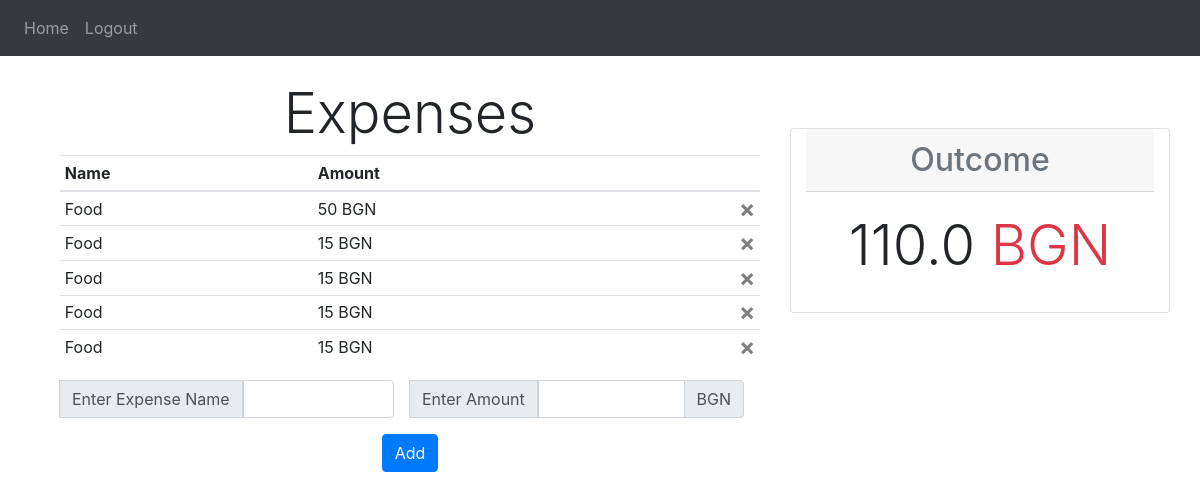
The page /home (signed in) on the database as committed earlier.
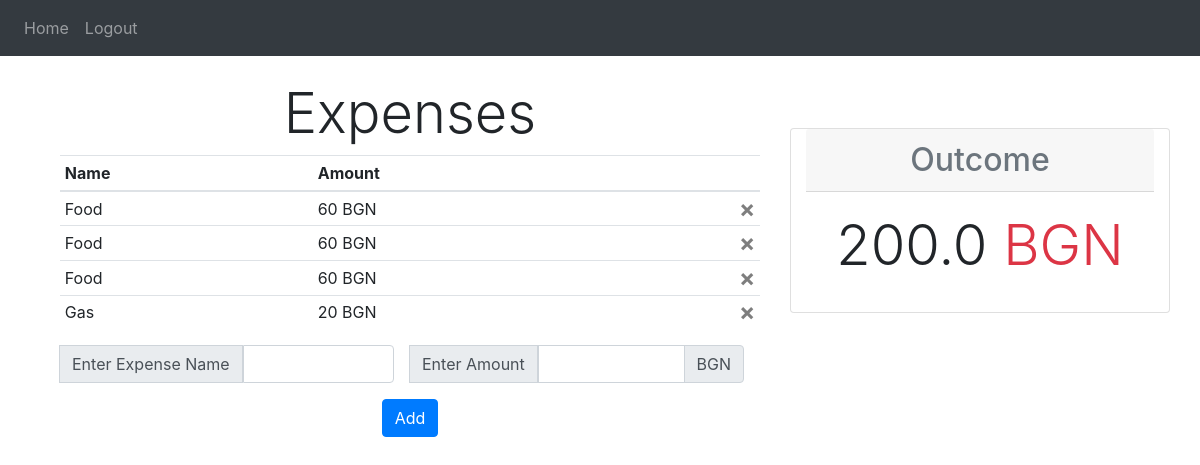
The same page on the database as committed later.
### financetracker/models.py (models this page shows)
class Expense(db.Model):
    id = db.Column(db.Integer, primary_key=True)
    expense_name = db.Column(db.String(150))
    expense_amount = db.Column(db.String(15))
    user_id = db.Column(db.Integer, db.ForeignKey('user.id'))

### financetracker/views.py (the view, shortened to what this page needs)
@views.route('/home', methods=['GET', 'POST'])
@login_required
def home():
    query = Expense.query.all()
    total = 0
    for expense in query:
        if expense.user_id == current_user.id:
            total += float(expense.expense_amount)
    return render_template('home.html', user=current_user, total=total)

### financetracker/__init__.py (called while the page is built)
def create_app():
    app = Flask(__name__)
    app.config['SECRET_KEY'] = 'zHyouxw7ztlfgkUV6RfLYY4pifWvT8CD'
    app.config['SQLALCHEMY_DATABASE_URI'] = f'sqlite:///{DB_NAME}'
    @app.route('/')
    def home():
        return redirect(url_for('views.home'))
    db.init_app(app)
    login_manager = LoginManager()
    login_manager.login_view = 'auth.login'
    login_manager.init_app(app)
    @login_manager.user_loader
    def load_user(id):
        return User.query.get(int(id))
    from .views import views
    from .auth import auth
    app.register_blueprint(views, url_prefix='/')
    app.register_blueprint(auth, url_prefix='/')
    from .models import User
    create_database(app)
    migrate = Migrate(app, db)
    return app

### financetracker/templates/home.html
{% extends 'base.html' %} {% block title %}Home{% endblock %}
{% block content %}
<div class="row">
    <div class="col-md-8">
        <div class="container-fluid">
            <h4 class='display-4' align="center">Expenses</h4>
            <table class="table table-sm table-hover">
                <thead>
                <tr>
                    <th scope="col">Name</th>
                    <th scope="col">Amount</th>
                    <th></th>
                </tr>
                </thead>
                <tbody>
                {% for expense in user.expenses %}
                <tr>
                    <td> {{ expense.expense_name }}</td>
                    <td>{{ expense.expense_amount }} BGN</td>
                    <td><a class="close" href="{{url_for('views.delete',id=expense.id)}}">&times;</a></td>
                </tr>
                {% endfor %}
                </tbody>
            </table>
            <form class="form-group" method="POST">
                <div class="d-flex mb-3">
                    <div class="input-group mr-3">
                        <div class="input-group-append">
                            <span class="input-group-text">Enter Expense Name</span>
                        </div>
                        <input type="text" class="form-control" aria-label="Amount" id="expense_name"
                               name="expense_name">
                    </div>
                    <div class="input-group mr-3">
                        <div class="input-group-append">
                            <span class="input-group-text">Enter Amount</span>
                        </div>
                        <input type="text" class="form-control" aria-label="Amount" id="expense_amount"
                               name="expense_amount">
                        <div class="input-group-append">
                            <span class="input-group-text">BGN</span>
                        </div>
                    </div>
                </div>
                <button type="submit" class="btn btn-primary d-flex mx-auto mb-5">Add</button>
            </form>
        </div>
    </div>
    <div class="card col-md-4 my-5 mh-100 h-50 d-inline-block">
        <h2 class="card-header bd-title text-secondary" align="center">Outcome</h2>
        <div class="card-body" align="center">
            <h5 class="card-title display-4">{{ total }} <span class="text-danger">BGN</span></h5>
        </div>
    </div>
</div>
</div>
{% endblock %}

### financetracker/templates/base.html (shortened to what this page needs)
<!DOCTYPE html>
<html lang="en">
<head>
    <link
      rel="stylesheet"
      href="https://stackpath.bootstrapcdn.com/bootstrap/4.4.1/css/bootstrap.min.css"
    />
    <link
      rel="stylesheet"
      href="https://stackpath.bootstrapcdn.com/font-awesome/4.7.0/css/font-awesome.min.css"
    />
</head>
<body>
    <nav class="navbar navbar-expand-lg navbar-dark bg-dark">
        <div class="collapse navbar-collapse" id="navbar">
            <div class="navbar-nav">
                {% if user.is_authenticated %}
                <a class="nav-item nav-link" id="home" href="/home">Home</a>
                <a class="nav-item nav-link" id="logout" href="/logout">Logout</a>
                {% else %}
                <a class="nav-item nav-link" id="login" href="/login">Login</a>
                <a class="nav-item nav-link" id="sign-up" href="/sign-up">Sign-Up</a>
                {% endif %}
            </div>
        </div>
    </nav>
    <br>
    <div class="container">
        {% block content %}
        {% endblock %}
</body>
</html>

Rows that differ between the two databases and show on the page:
removed Expense: expense_name "Food", expense_amount "50"
changed Expense (number 1 of 4 on the later page): expense_amount "15" → "60"
changed Expense (number 2 of 4 on the later page): expense_amount "15" → "60"
changed Expense (number 3 of 4 on the later page): expense_amount "15" → "60"
changed Expense: expense_name "Food" → "Gas"; expense_amount "15" → "20"
Other text that changed with them:
{{ total }}: "110.0" → "200.0"
